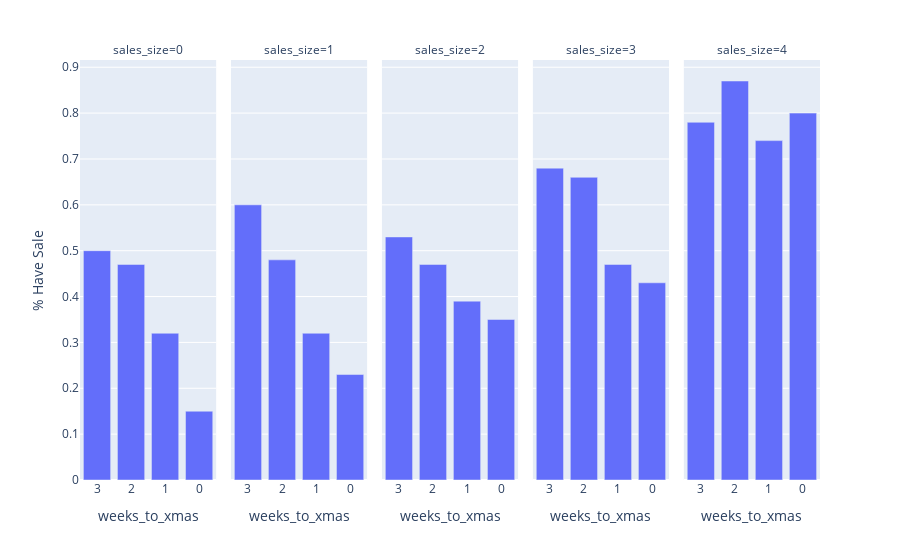

Notebook cell for this chart:
### Code cell
def f(x):
    d = dict()
    assert not x['store'].duplicated().any()
    d['Num Records'] = len(x)
    d['Num Companies'] = x['store'].nunique()
    d['% Have Sale'] = x['On Sale'].mean()
    return pd.Series(d)

_temp = data.\
    groupby(['sales_size', 'weeks_to_xmas']).\
    apply(f).\
    reset_index().\
    sort_values('sales_size', ascending=True)

fig=px.bar(
    data_frame=_temp,
    x='weeks_to_xmas',
    y='% Have Sale',
    facet_col='sales_size',
    barmode='group',
)
fig.update_xaxes(autorange="reversed",)
fig

### Figure 1 — Plotly figure (JSON) as saved in the notebook; plotly's stock layout.template omitted (floating-point values rounded to 4 significant figures)
{"data": [{"alignmentgroup": "True", "hovertemplate": "sales_size=0<br>weeks_to_xmas=%{x}<br>% Have Sale=%{y}<extra></extra>", "legendgroup": "", "marker": {"color": "#636efa", "pattern": {"shape": ""}}, "name": "", "offsetgroup": "", "orientation": "v", "showlegend": false, "textposition": "auto", "type": "bar", "x": [0, 1, 2, 3], "xaxis": "x", "y": [0.15, 0.32, 0.47, 0.5], "yaxis": "y"}, {"alignmentgroup": "True", "hovertemplate": "sales_size=1<br>weeks_to_xmas=%{x}<br>% Have Sale=%{y}<extra></extra>", "legendgroup": "", "marker": {"color": "#636efa", "pattern": {"shape": ""}}, "name": "", "offsetgroup": "", "orientation": "v", "showlegend": false, "textposition": "auto", "type": "bar", "x": [0, 1, 2, 3], "xaxis": "x2", "y": [0.23, 0.32, 0.48, 0.6], "yaxis": "y2"}, {"alignmentgroup": "True", "hovertemplate": "sales_size=2<br>weeks_to_xmas=%{x}<br>% Have Sale=%{y}<extra></extra>", "legendgroup": "", "marker": {"color": "#636efa", "pattern": {"shape": ""}}, "name": "", "offsetgroup": "", "orientation": "v", "showlegend": false, "textposition": "auto", "type": "bar", "x": [3, 2, 1, 0], "xaxis": "x3", "y": [0.53, 0.47, 0.39, 0.35], "yaxis": "y3"}, {"alignmentgroup": "True", "hovertemplate": "sales_size=3<br>weeks_to_xmas=%{x}<br>% Have Sale=%{y}<extra></extra>", "legendgroup": "", "marker": {"color": "#636efa", "pattern": {"shape": ""}}, "name": "", "offsetgroup": "", "orientation": "v", "showlegend": false, "textposition": "auto", "type": "bar", "x": [0, 1, 2, 3], "xaxis": "x4", "y": [0.43, 0.47, 0.66, 0.68], "yaxis": "y4"}, {"alignmentgroup": "True", "hovertemplate": "sales_size=4<br>weeks_to_xmas=%{x}<br>% Have Sale=%{y}<extra></extra>", "legendgroup": "", "marker": {"color": "#636efa", "pattern": {"shape": ""}}, "name": "", "offsetgroup": "", "orientation": "v", "showlegend": false, "textposition": "auto", "type": "bar", "x": [0, 1, 2, 3], "xaxis": "x5", "y": [0.8, 0.74, 0.87, 0.78], "yaxis": "y5"}], "layout": {"annotations": [{"font": {}, "showarrow": false, "text": "sales_size=0", "x": 0.092, "xanchor": "center", "xref": "paper", "y": 1, "yanchor": "bottom", "yref": "paper"}, {"font": {}, "showarrow": false, "text": "sales_size=1", "x": 0.296, "xanchor": "center", "xref": "paper", "y": 1, "yanchor": "bottom", "yref": "paper"}, {"font": {}, "showarrow": false, "text": "sales_size=2", "x": 0.5, "xanchor": "center", "xref": "paper", "y": 1, "yanchor": "bottom", "yref": "paper"}, {"font": {}, "showarrow": false, "text": "sales_size=3", "x": 0.704, "xanchor": "center", "xref": "paper", "y": 1, "yanchor": "bottom", "yref": "paper"}, {"font": {}, "showarrow": false, "text": "sales_size=4", "x": 0.908, "xanchor": "center", "xref": "paper", "y": 1, "yanchor": "bottom", "yref": "paper"}], "barmode": "group", "legend": {"tracegroupgap": 0}, "margin": {"t": 60}, "xaxis": {"anchor": "y", "autorange": "reversed", "domain": [0, 0.184], "title": {"text": "weeks_to_xmas"}}, "xaxis2": {"anchor": "y2", "autorange": "reversed", "domain": [0.204, 0.388], "matches": "x", "title": {"text": "weeks_to_xmas"}}, "xaxis3": {"anchor": "y3", "autorange": "reversed", "domain": [0.408, 0.592], "matches": "x", "title": {"text": "weeks_to_xmas"}}, "xaxis4": {"anchor": "y4", "autorange": "reversed", "domain": [0.612, 0.796], "matches": "x", "title": {"text": "weeks_to_xmas"}}, "xaxis5": {"anchor": "y5", "autorange": "reversed", "domain": [0.816, 1], "matches": "x", "title": {"text": "weeks_to_xmas"}}, "yaxis": {"anchor": "x", "domain": [0, 1], "title": {"text": "% Have Sale"}}, "yaxis2": {"anchor": "x2", "domain": [0, 1], "matches": "y", "showticklabels": false}, "yaxis3": {"anchor": "x3", "domain": [0, 1], "matches": "y", "showticklabels": false}, "yaxis4": {"anchor": "x4", "domain": [0, 1], "matches": "y", "showticklabels": false}, "yaxis5": {"anchor": "x5", "domain": [0, 1], "matches": "y", "showticklabels": false}}}
